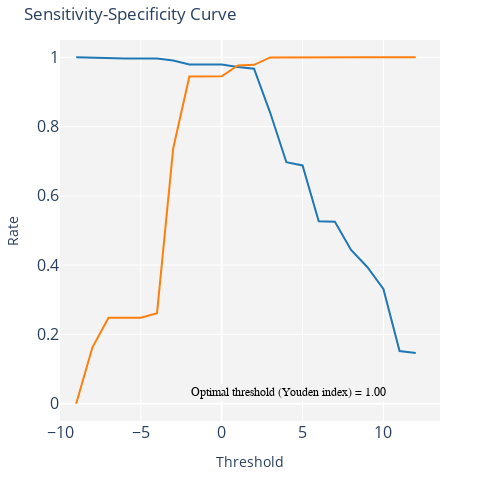

The notebook cell saved with this chart:
### Code cell
# Plot Sensitivity-Specificity of PriorityScore curve
# x-axis: PriortyScore, y-axis: Sensitivity and Specificity

# Calculate Sensitivity and Specificity
def calc_sensitivity_specificity(df: pd.DataFrame, threshold: float) -> tuple:
	tp = df[(df['PriorityScore'] >= threshold) & (df['LABEL'] == 1)].shape[0]
	tn = df[(df['PriorityScore'] < threshold) & (df['LABEL'] == 0)].shape[0]
	fp = df[(df['PriorityScore'] >= threshold) & (df['LABEL'] == 0)].shape[0]
	fn = df[(df['PriorityScore'] < threshold) & (df['LABEL'] == 1)].shape[0]
	sensitivity = tp / (tp + fn)
	specificity = tn / (tn + fp)
	return sensitivity, specificity

thresholds = np.linspace(-9,12,22)
sensitivity = []
specificity = []

for threshold in thresholds:
	sens, spec = calc_sensitivity_specificity(data, threshold)
	sensitivity.append(sens)
	specificity.append(spec)

fig = go.Figure()

# Add traces
fig.add_trace(go.Scatter(
	x=thresholds, y=sensitivity, mode='lines', 
	name='Sensitivity', line=dict(color='#1F77B4', width=2))
	)
fig.add_trace(go.Scatter(
	x=thresholds, y=specificity, mode='lines', 
	name='Specificity', line=dict(color='#FF7F0E', width=2))
	)

# Add an annotation
fig.add_annotation(x=0.6, y=0.05, xref="paper", yref="paper",
				   text=f"Optimal threshold (Youden index) = {optimal_threshold:.2f}",
				   showarrow=False,
				   font=dict(family="Arial, sans-serif", size=12, color="black"),
				   bgcolor='rgba(243, 243, 243, 1)',
				#    bordercolor="black",
				   borderwidth=2)

# Add titles and labels
fig.update_layout(title='Sensitivity-Specificity Curve',
				  xaxis_title='Threshold',
				  yaxis_title='Rate',
				  plot_bgcolor='rgba(243, 243, 243, 1)',
				  paper_bgcolor='rgba(243, 243, 243, 0)',
				  legend_title='Rate',
				  legend=dict(y=0.09, x=0.925, xanchor='right', yanchor='bottom', 
							  bgcolor='rgba(243, 243, 243, 1)',
							  font=dict(family="Arial, sans-serif", size=12, color="black")),
				  margin=dict(l=40, r=40, t=40, b=40))

fig.update_xaxes(range=[-10, 13.5])
fig.update_yaxes(range=[-0.05, 1.05])
fig.update_layout(width=480, height=480)
fig.write_html("figs/sens-spec.html")

# Change the font size of axix labels
fig.update_xaxes(tickfont=dict(size=16))
fig.update_yaxes(tickfont=dict(size=16))

# Legened off
fig.update_layout(showlegend=False)


# Show figure
fig.show()

### Figure 1 — Plotly figure (JSON) as saved in the notebook; plotly's stock layout.template omitted (floating-point values rounded to 4 significant figures)
{"data": [{"line": {"color": "#1F77B4", "width": 2}, "mode": "lines", "name": "Sensitivity", "type": "scatter", "x": [-9, -8, -7, -6, -5, -4, -3, -2, -1, 0, 1, 2, 3, 4, 5, 6, 7, 8, 9, 10, 11, 12], "y": [1, 0.9984, 0.9967, 0.9967, 0.9967, 0.9965, 0.9906, 0.9795, 0.9794, 0.9794, 0.9723, 0.967, 0.8398, 0.6971, 0.6878, 0.5268, 0.5254, 0.444, 0.3946, 0.331, 0.1521, 0.1464]}, {"line": {"color": "#FF7F0E", "width": 2}, "mode": "lines", "name": "Specificity", "type": "scatter", "x": [-9, -8, -7, -6, -5, -4, -3, -2, -1, 0, 1, 2, 3, 4, 5, 6, 7, 8, 9, 10, 11, 12], "y": [0, 0.1621, 0.2482, 0.2482, 0.2482, 0.2615, 0.7369, 0.9449, 0.9453, 0.9453, 0.9767, 0.9783, 0.9996, 1, 1, 1, 1, 1, 1, 1, 1, 1]}], "layout": {"annotations": [{"bgcolor": "rgba(243, 243, 243, 1)", "borderwidth": 2, "font": {"color": "black", "family": "Arial, sans-serif", "size": 12}, "showarrow": false, "text": "Optimal threshold (Youden index) = 1.00", "x": 0.6, "xref": "paper", "y": 0.05, "yref": "paper"}], "height": 480, "legend": {"bgcolor": "rgba(243, 243, 243, 1)", "font": {"color": "black", "family": "Arial, sans-serif", "size": 12}, "title": {"text": "Rate"}, "x": 0.925, "xanchor": "right", "y": 0.09, "yanchor": "bottom"}, "margin": {"b": 40, "l": 40, "r": 40, "t": 40}, "paper_bgcolor": "rgba(243, 243, 243, 0)", "plot_bgcolor": "rgba(243, 243, 243, 1)", "showlegend": false, "title": {"text": "Sensitivity-Specificity Curve"}, "width": 480, "xaxis": {"range": [-10, 13.5], "tickfont": {"size": 16}, "title": {"text": "Threshold"}}, "yaxis": {"range": [-0.05, 1.05], "tickfont": {"size": 16}, "title": {"text": "Rate"}}}}
